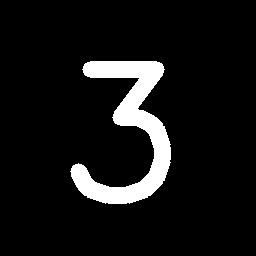
#> input picture 3.jpg, 256 x 256 px, given in place of output.avi, which was not available
$ python decoder.py
#> lines starting #> are read from the running program, lines starting #| are printed output that depends on the picture; pictures that were not available may be replaced by others from this repository, and a replacement may not be noted
### attack.py
import cv2
import numpy as np
import attacks

# [33 lines left out: functions RotateVideo, CropVideo, not called in this run]


def ChangeBrightness(video, percent):
#> called with percent = 95
    if (video.isOpened == False):
        video.open()
    fourcc = cv2.VideoWriter_fourcc(*'MJPG')
    out = cv2.VideoWriter('output1.avi',fourcc, 24.0, (1920,1080))

    while (video.isOpened()):
        retval, frame = video.read()
#> frame is the input picture: shape (256, 256, 3); min 0, max 255, mean 20.9
        if (retval==True):
            frame = attacks.ChangeBrightness(frame, percent)
#> in ChangeBrightness, `return img * percent / 100`:
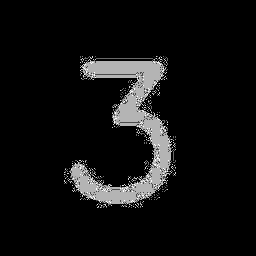
#> returned value: shape (256, 256, 3) float64; min 0, max 2.27, mean 0.145; drawn with min black and max white
            frame = np.uint8(np.round (frame * 255))
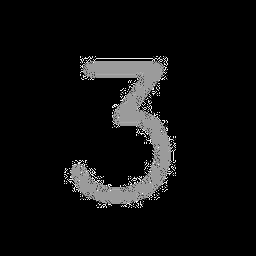
#> frame: shape (256, 256, 3); min 0, max 249, mean 15.5
            out.write (frame)
        else:
            break
    video.release ()
    out.release ()

### attacks.py
import cv2
import numpy as np
import pywt
import scipy.linalg as linalg

# [14 lines left out: function RotateImg, not called in this run]

def ChangeBrightness (img, percent):
    if (type(img[0][0]) == np.uint8):
        img = np.float32(img) * 1.0 / 255
    #img1 = cv2.cvtColor (img, cv2.COLOR_BGR2YCrCb)
    #img1[:,:,0] *= percent / 100
    #img = cv2.cvtColor (img1, cv2.COLOR_YCrCb2BGR)
    return img * percent / 100

# [20 lines left out: functions CropImg, NormalizeImg, not called in this run]


### decoder.py
import cv2
import numpy as np
import wavelets as wl
import video_manager as vm
import useful_tools as ut
import reedsolomon as rs
import attack

orgVideo = cv2.VideoCapture("Lady-Gaga-Test.mp4")
encVideo = cv2.VideoCapture("output.avi")
attack.ChangeBrightness (encVideo, 95)
#attack.RotateVideo (encVideo, 1)
encVideo = cv2.VideoCapture("output1.avi")
#attack.CropVideo (encVideo, 3)
#encVideo = cv2.VideoCapture("outputi2.avi")
print ("Enter key:")
key  = input()

codec = rs.RSCodec(8)

key_ASCII = []
for character in key:
    key_ASCII.append(ord(character))

code = codec.encode(key_ASCII)

words = vm.decodeVideo(orgVideo, encVideo, code)

print (words)

$ run again, on 4.jpg
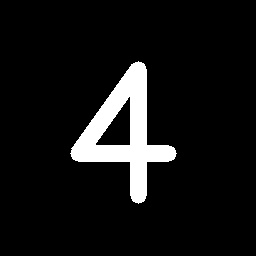
#> input picture 4.jpg, 256 x 256 px, given in place of output.avi, which was not available
#> in ChangeBrightness, frame is the input picture: shape (256, 256, 3); min 0, max 255, mean 20
#> in ChangeBrightness, `return img * percent / 100`:
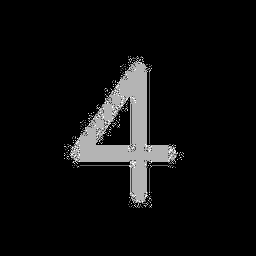
#> returned value: shape (256, 256, 3) float64; min 0, max 2.27, mean 0.134; drawn with min black and max white
#> in ChangeBrightness, `frame = np.uint8(np.round (frame * 255))`:
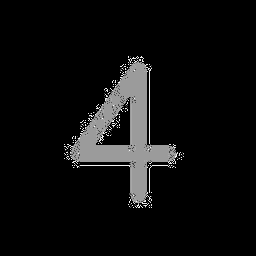
#> frame: shape (256, 256, 3); min 0, max 249, mean 14.2

$ run again, on 6.jpg
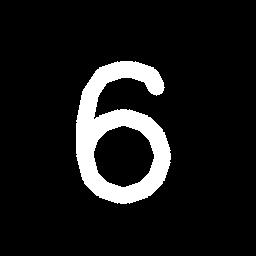
#> input picture 6.jpg, 256 x 256 px, given in place of output.avi, which was not available
#> in ChangeBrightness, frame is the input picture: shape (256, 256, 3); min 0, max 255, mean 25
#> in ChangeBrightness, `return img * percent / 100`:
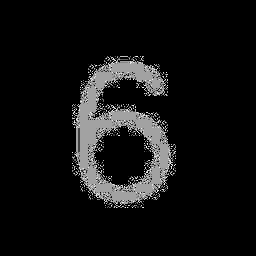
#> returned value: shape (256, 256, 3) float64; min 0, max 2.53, mean 0.179; drawn with min black and max white
#> in ChangeBrightness, `frame = np.uint8(np.round (frame * 255))`:
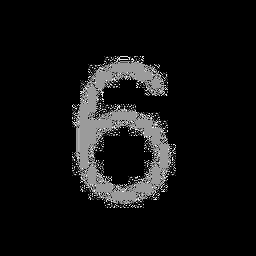
#> frame: shape (256, 256, 3); min 0, max 255, mean 17.1
